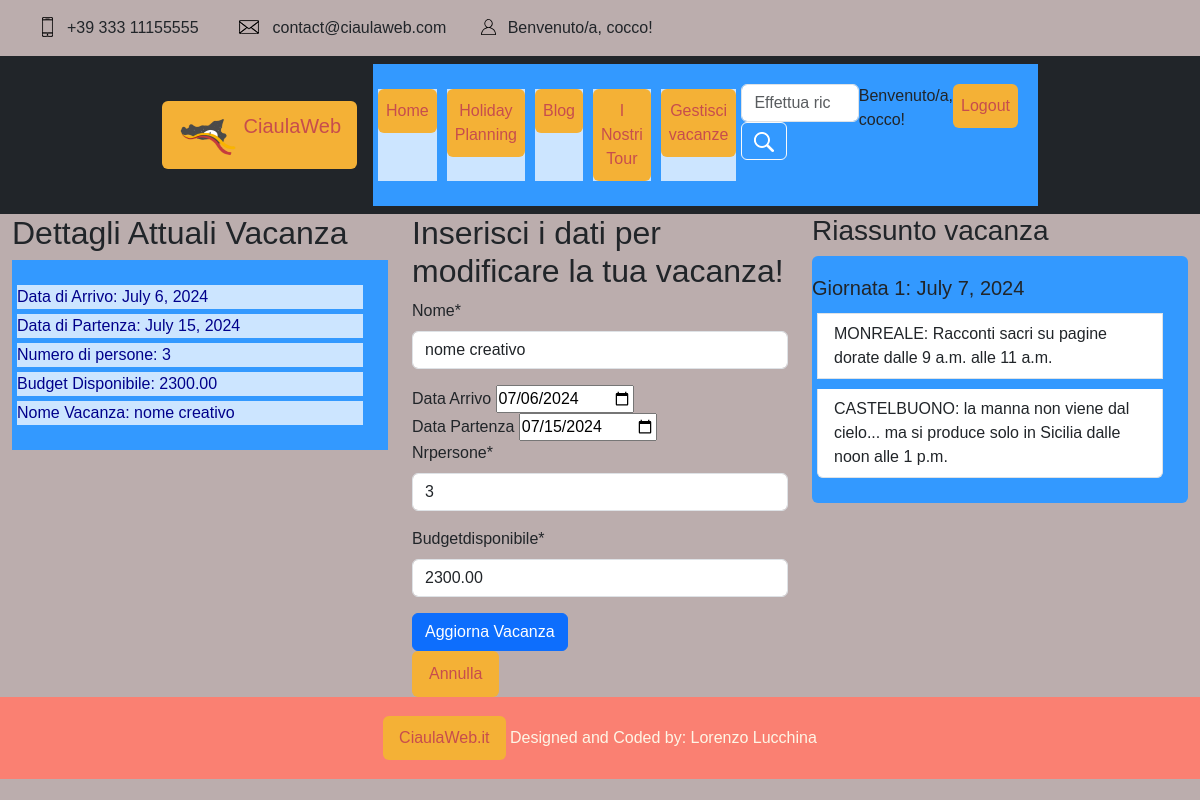
/HolidayPlanning/vacanza/57/modificavacanza/ (signed in), run on an earlier commit of the app's database.
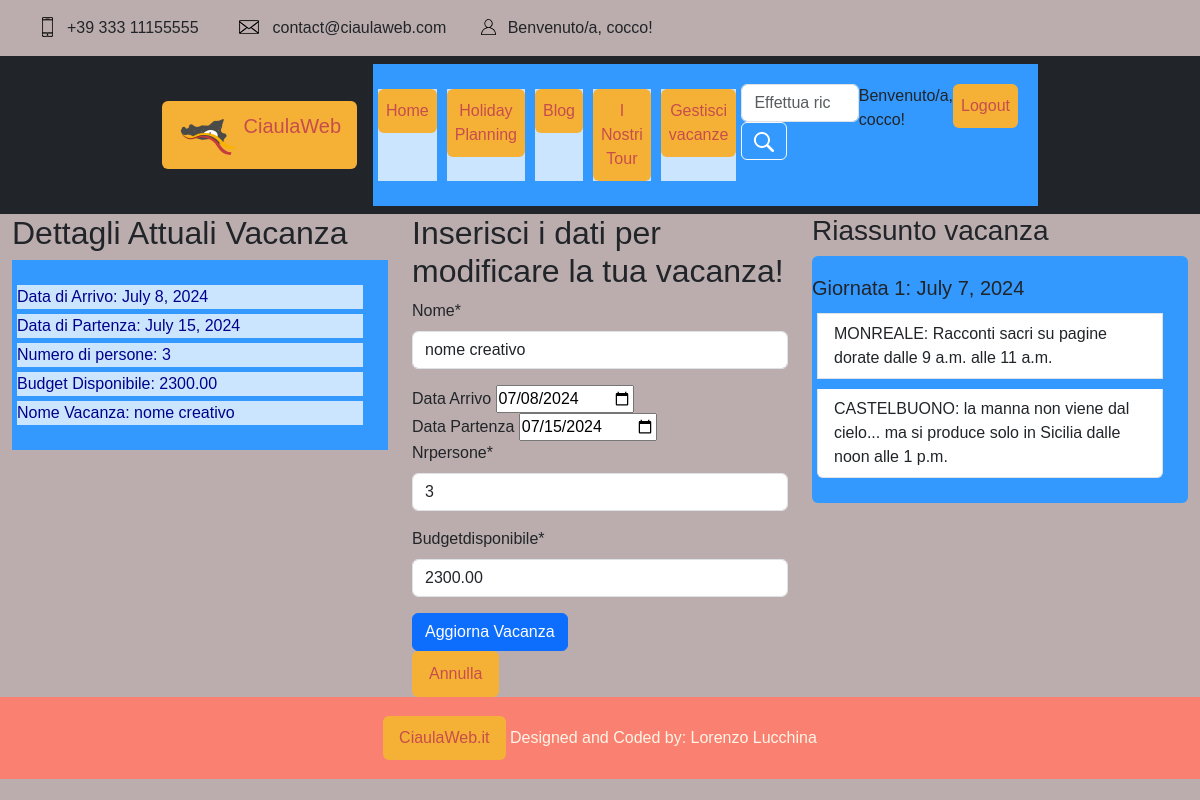
And on a later commit of the database.
### HolidayPlanning/models.py (models this page shows, shortened)
class Vacanza(models.Model):
    nome = models.CharField(max_length=300, blank=True)
    dataArrivo = models.DateField()
    dataPartenza = models.DateField()
    nrPersone = models.IntegerField()
    budgetDisponibile = models.DecimalField(max_digits=10, decimal_places=2, blank=True)
    utente = models.ForeignKey(UserProfileModel, related_name='Utente', on_delete=models.PROTECT)
    scelte = models.ManyToManyField(Scelta, related_name='vacanze')
    spostamenti = models.ManyToManyField(Spostamento, related_name='spostamenti')
    def sort_scelte(self):
        return self.scelte.all().order_by('giorno', 'oraInizio', 'oraFine')
    class Meta:
        verbose_name = "Vacanza"
        verbose_name_plural = "Vacanze"

### HolidayPlanning/views.py (the view, shortened to what this page needs)
# urls.py: path("vacanza/<pk>/modificavacanza/", ModificaVacanza.as_view(), name="modificavacanza"),
class ModificaVacanza(IsVacanzaUserOwnedMixin, UpdateView):
    model = Vacanza
    template_name = "HolidayPlanning/modificavacanza.html"
    form_class = ModificaVacanzaForm
    def dispatch(self, request, *args, **kwargs):
        vacanza = self.get_object()
        if vacanza.dataPartenza < date.today():
            return HttpResponseForbidden("Non puoi modificare una vacanza già conclusa.")
        return super().dispatch(request, *args, **kwargs)
    def get_context_data(self, **kwargs):
        context = super().get_context_data(**kwargs)
        context['title'] = "Modifica la tua Vacanza"
        context['show_modal'] = True
        return context

### HolidayPlanning/forms.py (shortened to what this page needs)
class ModificaVacanzaForm(forms.ModelForm):
    dataArrivo = forms.DateField(required=True, widget=forms.DateInput(attrs={'placeholder': 'Inserire data di arrivo'}))
    dataPartenza = forms.DateField(required=True, widget=forms.DateInput(attrs={'placeholder': 'Inserire data di ritorno'}))
    nrPersone = forms.IntegerField(required=True, widget=forms.TextInput(attrs={'placeholder': 'Inserire numero persone'}))
    budgetDisponibile = forms.DecimalField(required=True, widget=forms.TextInput(attrs={'placeholder': 'Inserire budget complessivo'}))
    nome = forms.CharField(required=True, widget=forms.TextInput(attrs={'placeholder': 'Inserire nome'}))
    class Meta:
        model = Vacanza
        fields = ['dataArrivo', 'dataPartenza', 'nrPersone', 'budgetDisponibile', 'nome']

### HolidayPlanning/mixins.py (called while the page is built)
    def dispatch(self, request, *args, **kwargs):
        vacanza = Vacanza.objects.get(pk=kwargs['pk'])
        if vacanza.utente != request.user:
            raise Http404("Non hai il permesso per accedere a questa vacanza.")
        return super().dispatch(request, *args, **kwargs)

### profiles/models.py (called while the page is built)
    @property
    def is_staff(self):
        return self.is_admin

### HolidayPlanning/templates/HolidayPlanning/modificavacanza.html (shortened to what this page needs)
{% extends 'base.html' %}
{% block head %}
    {% load static %}
    <link rel="stylesheet" type="text/css" href="{% static '/css/style.css' %}">
    {% load crispy_forms_tags %}
{% endblock %}
{% block content %}
    {% include "header.html" %}
    <div class="container-fluid">
        <div class="row">
            <div class="col-md-4">
                <h2> Dettagli Attuali Vacanza </h2>
                <ul class="list-unstyled">
                    <li>Data di Arrivo: {{ object.dataArrivo }} </li>
                    <li>Data di Partenza: {{ object.dataPartenza }} </li>
                    <li>Numero di persone: {{ object.nrPersone }} </li>
                    <li>Budget Disponibile: {{ object.budgetDisponibile }} </li>
                    <li>Nome Vacanza: {{ object.nome }} </li>
                </ul>
            </div>
            <div class="col-md-4">
                <h2>Inserisci i dati per modificare la tua vacanza!</h2>
                <form method="post" enctype="multipart/form-data" id="modificaVacanzaForm">
                    {{ form.nome | as_crispy_field }}
                    <label > Data Arrivo
                        <input type="date" name="dataArrivo" value="{{ object.dataArrivo.isoformat }}" data-old-value="{{ object.dataArrivo.isoformat }}">
                    </label>
                    <label> Data Partenza
                        <input type="date" name="dataPartenza" value="{{ object.dataPartenza.isoformat }}" data-old-value="{{ object.dataPartenza.isoformat }}">
                    </label>
                    {{ form.nrPersone | as_crispy_field }}
                    {{ form.budgetDisponibile | as_crispy_field }}
                    <button type="button" value="Submit" class="btn btn-primary" name="SubmitButton" id="submitButton">
                        Aggiorna Vacanza
                    </button>
                </form>
                <a class="btn" href="{% url 'HolidayPlanning:vacanze' %}">Annulla</a>
            </div>
            <div class="col-md-4">
                <h3>Riassunto vacanza</h3>
                <ul class="list-group">
                    {% for s in vacanza.sort_scelte %}
                        {% ifchanged s.giorno %}
                            <h5>Giornata {{ forloop.counter }}: {{ s.giorno }}</h5>
                        {% endifchanged %}
                        <li class="list-group-item">{{ s.attrazione.nome }} dalle {{ s.oraInizio }}
                            alle {{ s.oraFine }}</li>
                    {% endfor %}
                </ul>
            </div>
        </div>
    </div>
{% endblock %}

What changed in the data, as far as the page shows it:
changed Vacanza "nome creativo": dataArrivo "July 6, 2024" → "July 8, 2024"; dataArrivo "07/06/2024" → "07/08/2024"
